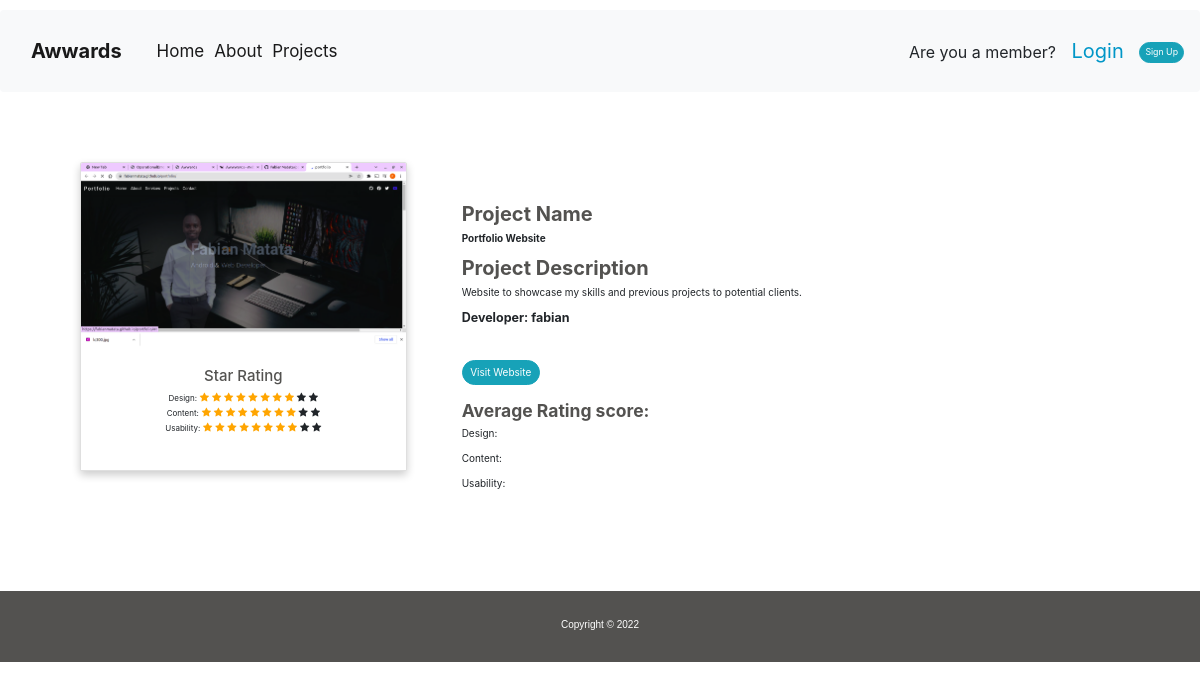
Page /awwards/project/1 (signed in) on the committed database.
### awwards/models.py (models this page shows, shortened)
class Project(models.Model):
    webimage= models.ImageField(upload_to='webimage/',null=True)
    profile = models.ForeignKey(Profile,on_delete=models.CASCADE, null=True)
    name= models.CharField(max_length=70)
    description= models.TextField()
    link= models.CharField(max_length=200)

class Profile(models.Model):
    profile_pic= models.ImageField(upload_to='profilepic/',default='default.jpeg')
    user = models.OneToOneField(User,on_delete=models.CASCADE, null=True)
    name = models.CharField(max_length=50,blank=True)
    bio= models.CharField(max_length=500)
    email=models.EmailField()
    def __str__(self):
        return self.name

### awwards/views.py (the view)
# urls.py: url(r'awwards/project/(\d+)',views.rate_project,name='rate-project'),
@login_required(login_url='/accounts/login/')
def rate_project(request,project_id):
    project=Project.objects.get(id=project_id)
    return render(request,"awwards/project.html",{"project":project})

### awwards/templates/awwards/project.html (shortened to what this page needs)
{% extends 'base.html' %}
{% block content %}
<div class="container" style="padding: 50px;">
    <div class="row">
        <div class="col-lg-4">
            <div class="card ">
                <img src="{{project.webimage.url}}"  class="card-img-top img-fluid" alt="{{project.name}}" >
                <div class="card-text text-center" style="padding: 20px;">
                    <div>
                        <h4>Star Rating</h4>
                        <small>Design:</small>
                        <span class="fa fa-star checked"></span>
                        <span class="fa fa-star checked"></span>
                        <span class="fa fa-star checked"></span>
                        <span class="fa fa-star checked"></span>
                        <span class="fa fa-star checked"></span>
                        <span class="fa fa-star checked"></span>
                        <span class="fa fa-star checked"></span>
                        <span class="fa fa-star checked"></span>
                        <span class="fa fa-star"></span>
                        <span class="fa fa-star"></span><br>
                        <small>Content:</small>
                        <span class="fa fa-star checked"></span>
                        <span class="fa fa-star checked"></span>
                        <span class="fa fa-star checked"></span>
                        <span class="fa fa-star checked"></span>
                        <span class="fa fa-star checked"></span>
                        <span class="fa fa-star checked"></span>
                        <span class="fa fa-star checked"></span>
                        <span class="fa fa-star checked"></span>
                        <span class="fa fa-star"></span>
                        <span class="fa fa-star"></span><br>
                        <small>Usability:</small>
                        <span class="fa fa-star checked"></span>
                        <span class="fa fa-star checked"></span>
                        <span class="fa fa-star checked"></span>
                        <span class="fa fa-star checked"></span>
                        <span class="fa fa-star checked"></span>
                        <span class="fa fa-star checked"></span>
                        <span class="fa fa-star checked"></span>
                        <span class="fa fa-star checked"></span>
                        <span class="fa fa-star"></span>
                        <span class="fa fa-star"></span><br><br>
                    </div>
                </div>
            </div>
        </div>
        <div class="col-lg-8" style="padding:40px;">
            <div >
                <h2  style="font-weight: bold;">Project Name</h2>
                <p style="font-weight: bold;">{{project.name}}</p>
                <h2 style="font-weight: bold;">Project Description</h2>
                <p >{{project.description}}</p>
                <h5><strong> Developer: {{project.profile}}</strong></h5><br><br>
                <a class="btn btn-info text-center" style="border-radius: 25px;" href="http://{{project.link}}" target="_blank">Visit Website</a><br><br>
            </div>
            <div >
                <h3 style="font-weight: bold;">Average Rating score:</h3>
                <p>Design: </p>
                <p>Content: </p>
                <p>Usability: </p>
            </div>
        </div>
    </div>
</div>
{%endblock%}

### static/css/index.css (style rules this page uses)
.card { box-shadow: 0 4px 8px 0 rgba(0,0,0,0.2); transition: 0.3s; border-radius: 5px; margin-bottom: 20px; }
.checked { color: orange; }
.card-text { background-color: white; }
img { border-radius: 5px 5px 0 0; }
.card-img-top { width: 50px; height: 20px; object-fit: cover; }
body { padding-top: 110px; background-color: #fbfbff; }
h1,h2,h3,h4 { color:#535250; }

### rows in the picture
Project: webimage (picture), name "Portfolio Website", description "Website to showcase my skills and previous projects to potential clients.", profile "fabian"
